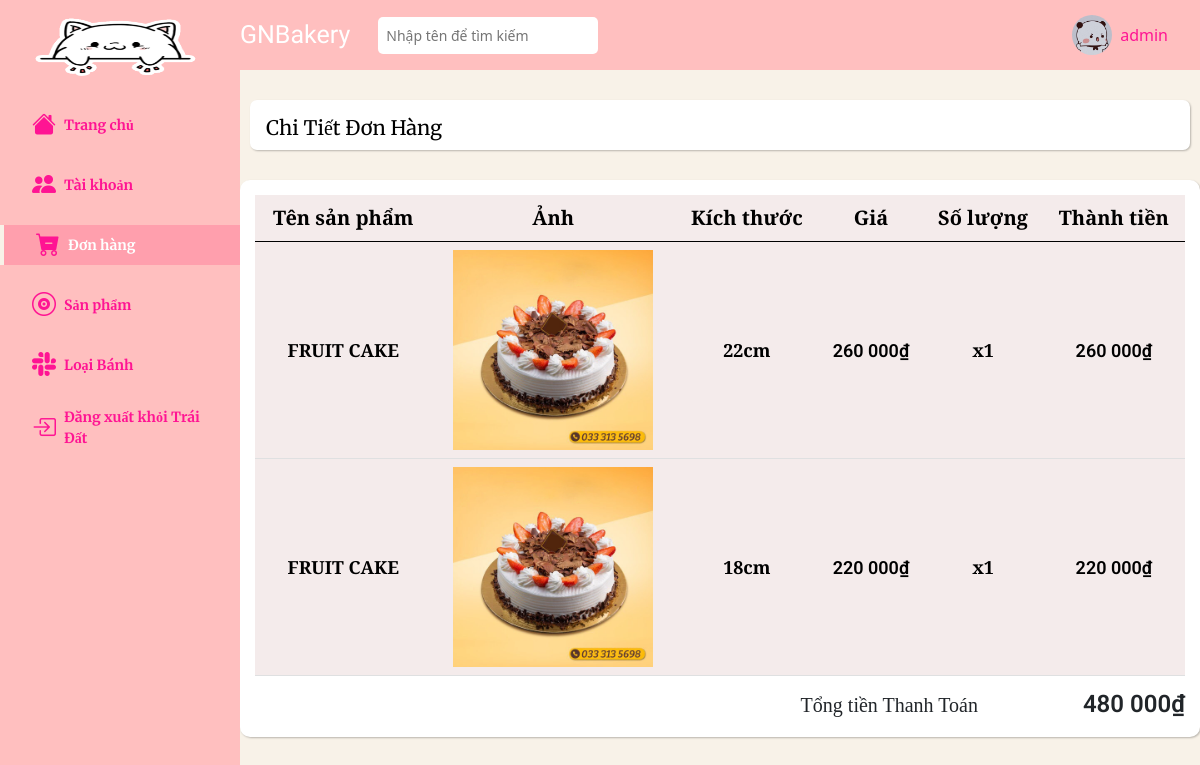
The app's page /admin/orders/detail.php?id=21 (signed in) with its own data.
### tables this page shows
CREATE TABLE `order_product` (
  `order_id` int NOT NULL,
  `product_id` int NOT NULL,
  `size` int NOT NULL,
  `price` int NOT NULL,
  `quantity` int NOT NULL
);

CREATE TABLE `products` (
  `id` int NOT NULL,
  `name` varchar(255) NOT NULL,
  `image` varchar(255) NOT NULL,
  `description` text NOT NULL,
  `status` int NOT NULL DEFAULT '1',
  `category_detail_id` int NOT NULL,
  `user_id` int NOT NULL,
  `status_id` int DEFAULT NULL
);

### admin/orders/detail.php (the view, shortened to what this page needs)
<?php
require_once '../navbar-vertical.php';
require_once '../../database/connect.php';
$id = $_GET['id'];
$sql = "SELECT * FROM order_product
join products on order_product.product_id = products.id
WHERE order_id = '$id'";
$result = mysqli_query($connect, $sql);
$sum = 0;
?>
<div class="main__container">
    <div class="main-container-text d-flex align-items-center">
        <a class="header__name text-decoration-none" href="#">
            Chi Tiết Đơn Hàng
        </a>
    </div>
    <div class="container-fluid px-4">
        <div class="row gx-5">
            <div class="col-12">
                <div class="table-responsive-sm">
                    <table class="product_table table table-sm table-light table-hover align-middle">
                        <thead style="text-align : center;">
                            <tr>
                                <th class="name-product" scope="col">Tên sản phẩm</th>
                                <th class="pic-product" scope="col">Ảnh</th>
                                <th class="price-product" scope="col">Kích thước</th>
                                <th class="price-product" scope="col">Giá</th>
                                <th class="amount-product" scope="col">Số lượng</th>
                                <th class="payment" scope="col">Thành tiền</th>
                            </tr>
                        </thead>
                        <tbody style="text-align:center;">
                            <?php foreach($result as $each) { ?>
                                <tr>
                                    <th class="detail_product-item" scope="col">
                                        <?= $each['name'] ?>
                                    </th>
                                    <th class="detail_product-item" scope="col">
                                        <img class="img_prd" src="../../assets/images/products/<?= $each['image'] ?>" alt="">
                                    </th>
                                    <th class="detail_product-item" scope="col"><?= $each['size'] ?>cm</th>
                                    <th class="detail_product-item" style="font-weight:600; font-family: Roboto;" scope="col">
                                    <?= number_format($each['price'], 0, '.', ' ') ?>&#8363
                                    </th>
                                    <th class="detail_product-item" scope="col">x<?= $each['quantity'] ?></th>
                                    <th class="detail_product-item" scope="col" style="font-weight:600; font-family: Roboto;">
                                    <?php
                                        $result = $each['price'] * $each['quantity'];
                                        $sum += $result;
                                        echo number_format($result, 0, '.', ' ');
                                    ?>&#8363
                                    </th>
                                </tr>
                            <?php } ?>
                        </tbody>
                    </table>
                </div>
            </div>
        </div>
        <div class="total-payments">
            <span class="t-pay">Tổng tiền Thanh Toán </span>
            <span class="t-money"><?= number_format($sum, 0, '.', ' ') ?>&#8363</span>
        </div>
    </div>
</div>
</body>
</html>

### assets/css/admin.css (style rules this page uses)
html { font-size: 62.5%; line-height: 1.6rem; font-family: 'Roboto', sans-serif; box-sizing: border-box; }
a { color: #FF1493; }
* { box-sizing: inherit; }
:root { --text-color: #FF1493; --background-color: #f8f2e8; --navbar-color: #ffbfbf; --navbar-vertical-width : 240px; --header-height: 70px; }
body { background-color: var(--background-color); }
.header__name { color: black; font-size: 2rem; margin-left: 16px; margin-top: 5px; font-family: 'Merriweather', serif; }
.main__form, .main__container { margin-left: var(--navbar-vertical-width); min-height: 80vh; margin-top: 30px; }
.main-container-text { box-shadow: 1px 1px 2px 0px #00000040; background-color: white; border-radius: 7px; height: 50px; margin: 30px 10px; }
.container-fluid { box-shadow: 1px 1px 2px 0px #00000040; background-color: white; border-radius: 10px; padding: 15px; }
.table-sm>:not(caption)>*>* { padding: 8px; font-family: 'PT Serif', serif; background-color: #d3afaf40; }
.table-light { --bs-table-bg: #d3afaf40; }

### assets/css/detail_orders.css (style rules this page uses)
.name-product, .pic-product, .price-product, .amount-product, .payment { font-size: 2rem; }
.img_prd { width: 200px; }
.detail_product-item { font-size: 1.8rem; }
.total-payments { text-align: right; }
.t-pay { font-family: Playfair Display; font-size: 20px; font-weight: 400; }
.t-money { font-family: Roboto; font-size: 24px; font-weight: 600; margin-left: 100px; }

### records on screen
order_product: product.name "FRUIT CAKE", product.image (picture), size "22", price "260 000", quantity "1", result "260 000"
order_product: product.name "FRUIT CAKE", product.image (picture), size "18", price "220 000", quantity "1", result "220 000"

### other values on screen
$_SESSION['name'] "admin"
$sum "480 000"
